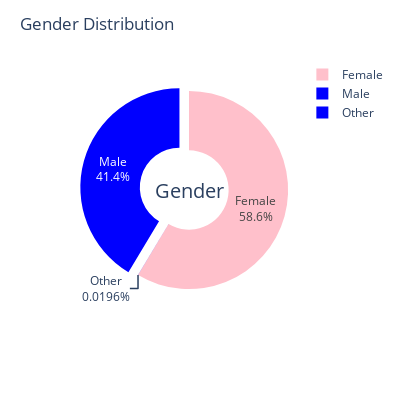

Here is the notebook cell this chart was saved with:
### Code cell
fig = px.pie(df, names='gender', hole=0.4, color='gender', color_discrete_sequence=['blue', 'pink'])

# Update layout to create a donut plot, set size
fig.update_traces(textinfo='percent+label', pull=[0.1, 0], hoverinfo='label+percent')
fig.update_layout(
    title='Gender Distribution',
    annotations=[dict(text='Gender', x=0.5, y=0.5, font_size=20, showarrow=False)],
    height=400,  # Set the height of the plot
    width=400,   # Set the width of the plot
)

# Show the plot
fig.show()

### Figure 1 — Plotly figure (JSON) as saved in the notebook; plotly's stock layout.template omitted (floating-point values rounded to 4 significant figures; data arrays with more than 128 entries replaced by an {"elided": "..."} marker saying what was removed)
{"data": [{"customdata": {"elided": "5110x1 str values"}, "domain": {"x": [0, 1], "y": [0, 1]}, "hole": 0.4, "hoverinfo": "label+percent", "hovertemplate": "gender=%{customdata[0]}<extra></extra>", "labels": {"elided": "5110 str values"}, "legendgroup": "", "marker": {"colors": {"elided": "5110 str values"}}, "name": "", "pull": [0.1, 0], "showlegend": true, "textinfo": "percent+label", "type": "pie"}], "layout": {"annotations": [{"font": {"size": 20}, "showarrow": false, "text": "Gender", "x": 0.5, "y": 0.5}], "height": 400, "legend": {"tracegroupgap": 0}, "margin": {"t": 60}, "piecolorway": ["blue", "pink"], "title": {"text": "Gender Distribution"}, "width": 400}}
